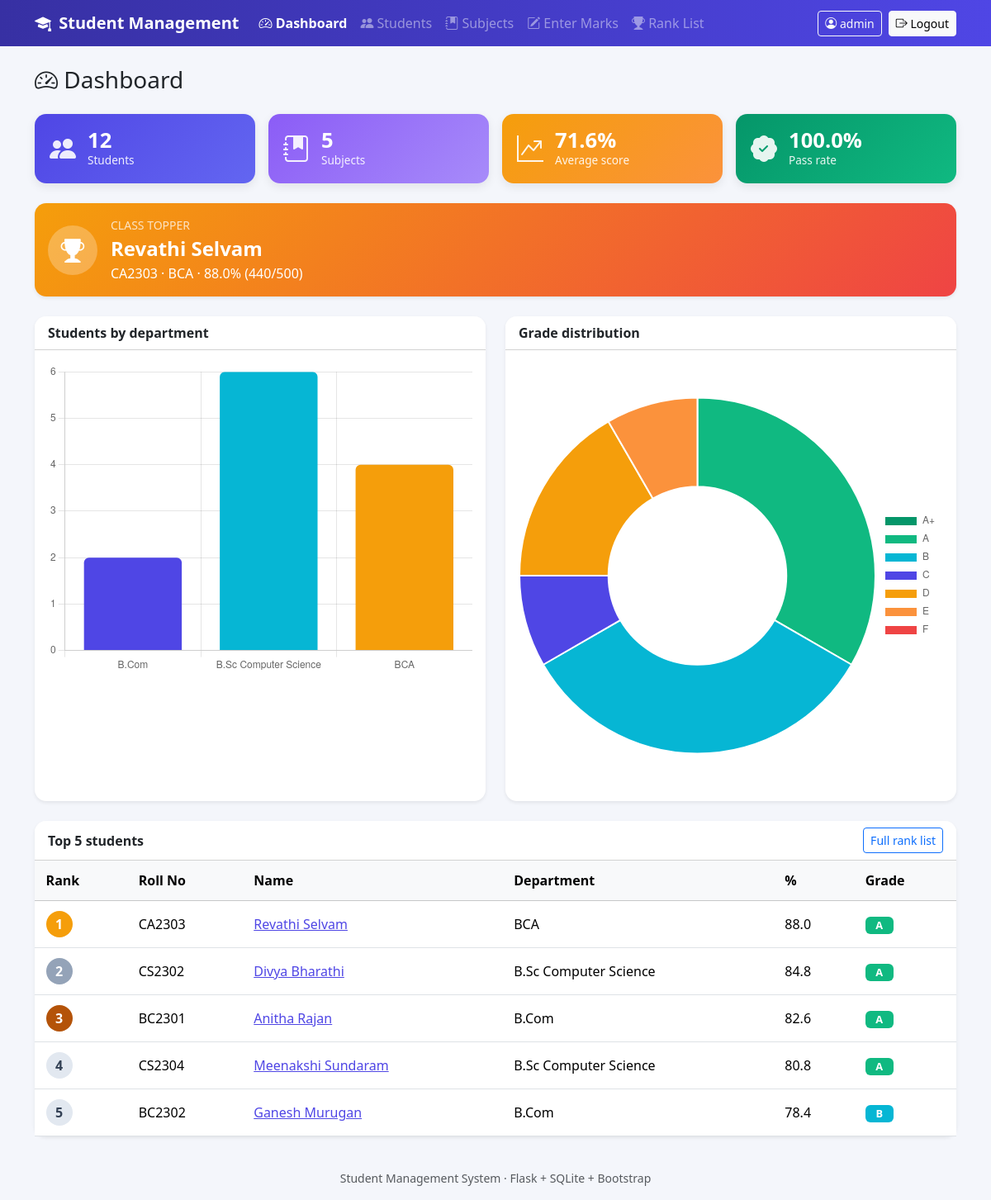
The page / (signed in) on the database its author committed.
### tables this page shows
CREATE TABLE students (
    id         INTEGER PRIMARY KEY AUTOINCREMENT,
    roll_no    TEXT    NOT NULL UNIQUE,
    name       TEXT    NOT NULL,
    department TEXT    NOT NULL,
    year       INTEGER NOT NULL CHECK (year BETWEEN 1 AND 5),
    email      TEXT,
    phone      TEXT,
    created_at TEXT    NOT NULL DEFAULT CURRENT_TIMESTAMP
);

### app.py (the view)
@app.route("/")
@login_required
def dashboard():
    db = get_db()
    results = build_results(db)
    total_students = db.execute("SELECT COUNT(*) FROM students").fetchone()[0]
    total_subjects = db.execute("SELECT COUNT(*) FROM subjects").fetchone()[0]
    passed = sum(1 for r in results if r["result"] == "Pass")
    average = (round(sum(r["percentage"] for r in results) / len(results), 1)
               if results else 0)
    pass_rate = round(passed * 100 / len(results), 1) if results else 0
    dept_rows = db.execute(
        "SELECT department, COUNT(*) AS c FROM students "
        "GROUP BY department ORDER BY department").fetchall()
    grade_counts = {grade: 0 for grade in GRADES}
    for r in results:
        grade_counts[r["grade"]] += 1
    return render_template(
        "dashboard.html", total_students=total_students,
        total_subjects=total_subjects, average=average, pass_rate=pass_rate,
        topper=results[0] if results else None, top5=results[:5],
        dept_labels=[r["department"] for r in dept_rows],
        dept_values=[r["c"] for r in dept_rows],
        grade_labels=GRADES, grade_values=[grade_counts[x] for x in GRADES])

### app.py (called while the page is built)
def get_db():
    if "db" not in g:
        g.db = sqlite3.connect(DATABASE)
        g.db.row_factory = sqlite3.Row
        g.db.execute("PRAGMA foreign_keys = ON")
    return g.db

def login_required(view):
    @wraps(view)
    def wrapped(*args, **kwargs):
        if "user_id" not in session:
            return redirect(url_for("login"))
        return view(*args, **kwargs)
    return wrapped

def csrf_token():
    if "_csrf" not in session:
        session["_csrf"] = secrets.token_hex(16)
    return session["_csrf"]

@app.before_request
def csrf_protect():
    if request.method == "POST":
        token = session.get("_csrf")
        if not token or not secrets.compare_digest(
                token, request.form.get("_csrf", "")):
            abort(400, "Your session expired. Please go back and try again.")

def grade_for(percentage, passed=True):
    if not passed:
        return "F"
    for limit, grade in ((90, "A+"), (80, "A"), (70, "B"), (60, "C"),
                         (50, "D")):
        if percentage >= limit:
            return grade
    return "E"

### templates/dashboard.html (shortened to what this page needs)
{% extends "base.html" %}
{% block content %}
<h3 class="mb-4"><i class="bi bi-speedometer2"></i> Dashboard</h3>
<div class="row g-3 mb-4">
  <div class="col-6 col-lg-3">
    <div class="stat-card stat-blue">
      <i class="bi bi-people-fill"></i>
      <div><div class="stat-value">{{ total_students }}</div><div class="stat-label">Students</div></div>
    </div>
  </div>
  <div class="col-6 col-lg-3">
    <div class="stat-card stat-purple">
      <i class="bi bi-journal-bookmark-fill"></i>
      <div><div class="stat-value">{{ total_subjects }}</div><div class="stat-label">Subjects</div></div>
    </div>
  </div>
  <div class="col-6 col-lg-3">
    <div class="stat-card stat-orange">
      <i class="bi bi-graph-up-arrow"></i>
      <div><div class="stat-value">{{ average }}%</div><div class="stat-label">Average score</div></div>
    </div>
  </div>
  <div class="col-6 col-lg-3">
    <div class="stat-card stat-green">
      <i class="bi bi-patch-check-fill"></i>
      <div><div class="stat-value">{{ pass_rate }}%</div><div class="stat-label">Pass rate</div></div>
    </div>
  </div>
</div>
{% if topper %}
<div class="card topper-card mb-4 border-0 shadow-sm">
  <div class="card-body d-flex align-items-center gap-3">
    <div class="topper-icon"><i class="bi bi-trophy-fill"></i></div>
    <div>
      <div class="text-uppercase small opacity-75">Class topper</div>
      <div class="fs-4 fw-bold">{{ topper.name }}</div>
      <div>{{ topper.roll_no }} &middot; {{ topper.department }} &middot; {{ topper.percentage }}% ({{ topper.total }}/{{ topper.max_total }})</div>
    </div>
  </div>
</div>
{% endif %}
<div class="row g-4 mb-4">
  <div class="col-lg-6">
    <div class="card shadow-sm h-100">
      <div class="card-header bg-white fw-semibold">Students by department</div>
      <div class="card-body">
        {% if dept_labels %}<canvas id="deptChart" height="220"></canvas>
        {% else %}<p class="text-muted mb-0">No students yet.</p>{% endif %}
      </div>
    </div>
  </div>
  <div class="col-lg-6">
    <div class="card shadow-sm h-100">
      <div class="card-header bg-white fw-semibold">Grade distribution</div>
      <div class="card-body">
        {% if topper %}<canvas id="gradeChart" height="220"></canvas>
        {% else %}<p class="text-muted mb-0">Enter some marks to see grades.</p>{% endif %}
      </div>
    </div>
  </div>
</div>
<div class="card shadow-sm">
  <div class="card-header bg-white d-flex justify-content-between align-items-center">
    <span class="fw-semibold">Top 5 students</span>
    <a href="{{ url_for('ranklist') }}" class="btn btn-sm btn-outline-primary">Full rank list</a>
  </div>
  <div class="table-responsive">
    <table class="table table-hover align-middle mb-0">
      <thead class="table-light"><tr><th>Rank</th><th>Roll No</th><th>Name</th><th>Department</th><th>%</th><th>Grade</th></tr></thead>
      <tbody>
      {% for r in top5 %}
        <tr>
          <td><span class="rank-badge rank-{{ r.rank if r.rank <= 3 else 'n' }}">{{ r.rank }}</span></td>
          <td>{{ r.roll_no }}</td>
          <td><a href="{{ url_for('student_detail', student_id=r.id) }}">{{ r.name }}</a></td>
          <td>{{ r.department }}</td>
          <td>{{ r.percentage }}</td>
          <td><span class="badge grade-{{ r.grade|replace('+', 'p') }}">{{ r.grade }}</span></td>
        </tr>
      {% else %}
        <tr><td colspan="6" class="text-center text-muted py-4">No marks entered yet.</td></tr>
      {% endfor %}
      </tbody>
    </table>
  </div>
</div>
{% endblock %}
{% block scripts %}
<script>
  const palette = ['#4f46e5', '#06b6d4', '#f59e0b', '#10b981', '#ef4444', '#8b5cf6', '#ec4899'];
  const deptEl = document.getElementById('deptChart');
  if (deptEl) {
    new Chart(deptEl, {
      type: 'bar',
      data: {
        labels: {{ dept_labels|tojson }},
        datasets: [{ label: 'Students', data: {{ dept_values|tojson }}, backgroundColor: palette, borderRadius: 6 }]
      },
      options: { plugins: { legend: { display: false } }, scales: { y: { beginAtZero: true, ticks: { precision: 0 } } } }
    });
  }
  const gradeEl = document.getElementById('gradeChart');
  if (gradeEl) {
    new Chart(gradeEl, {
      type: 'doughnut',
      data: {
        labels: {{ grade_labels|tojson }},
        datasets: [{ data: {{ grade_values|tojson }}, backgroundColor: ['#059669', '#10b981', '#06b6d4', '#4f46e5', '#f59e0b', '#fb923c', '#ef4444'] }]
      },
      options: { plugins: { legend: { position: 'right' } } }
    });
  }
</script>
{% endblock %}

### templates/base.html (shortened to what this page needs)
<!doctype html>
<html lang="en">
<head>
  <link href="https://cdn.jsdelivr.net/npm/bootstrap@5.3.3/dist/css/bootstrap.min.css" rel="stylesheet">
  <link href="https://cdn.jsdelivr.net/npm/bootstrap-icons@1.11.3/font/bootstrap-icons.min.css" rel="stylesheet">
  <link href="{{ url_for('static', filename='style.css') }}" rel="stylesheet">
</head>
<body>
{% if session.get('user_id') %}
<nav class="navbar navbar-expand-lg navbar-dark app-navbar no-print">
  <div class="container">
    <a class="navbar-brand fw-bold" href="{{ url_for('dashboard') }}">
      <i class="bi bi-mortarboard-fill me-1"></i> Student Management
    </a>
    <div class="collapse navbar-collapse" id="nav">
      <ul class="navbar-nav me-auto">
        <li class="nav-item"><a class="nav-link {{ 'active' if request.endpoint == 'dashboard' }}" href="{{ url_for('dashboard') }}"><i class="bi bi-speedometer2"></i> Dashboard</a></li>
        <li class="nav-item"><a class="nav-link {{ 'active' if request.endpoint in ('students','add_student','edit_student','student_detail') }}" href="{{ url_for('students') }}"><i class="bi bi-people-fill"></i> Students</a></li>
        <li class="nav-item"><a class="nav-link {{ 'active' if request.endpoint == 'subjects' }}" href="{{ url_for('subjects') }}"><i class="bi bi-journal-bookmark-fill"></i> Subjects</a></li>
        <li class="nav-item"><a class="nav-link {{ 'active' if request.endpoint == 'add_marks' }}" href="{{ url_for('add_marks') }}"><i class="bi bi-pencil-square"></i> Enter Marks</a></li>
        <li class="nav-item"><a class="nav-link {{ 'active' if request.endpoint == 'ranklist' }}" href="{{ url_for('ranklist') }}"><i class="bi bi-trophy-fill"></i> Rank List</a></li>
      </ul>
      <div class="d-flex align-items-center gap-2">
        <a class="btn btn-sm btn-outline-light" href="{{ url_for('account') }}"><i class="bi bi-person-circle"></i> {{ session.get('username') }}</a>
        <form method="post" action="{{ url_for('logout') }}" class="m-0">
          <button class="btn btn-sm btn-light" type="submit"><i class="bi bi-box-arrow-right"></i> Logout</button>
        </form>
      </div>
    </div>
  </div>
</nav>
{% endif %}
<main class="container py-4">
  {% block content %}{% endblock %}
</main>
<footer class="text-center text-muted small py-3 no-print">
  Student Management System &middot; Flask + SQLite + Bootstrap
</footer>
{% block scripts %}{% endblock %}
</body>
</html>

### static/style.css (style rules this page uses)
:root { --brand: #4f46e5; --brand-dark: #3730a3; }
body { background: #f4f6fb; }
.app-navbar { background: linear-gradient(90deg, var(--brand-dark), var(--brand)); }
.app-navbar .nav-link { opacity: .85; }
.app-navbar .nav-link:hover, .app-navbar .nav-link.active { opacity: 1; font-weight: 600; }
a { color: var(--brand); }
.card { border: 0; border-radius: 14px; }
.card-header { border-radius: 14px 14px 0 0 !important; }
.stat-card { display: flex; align-items: center; gap: 14px; padding: 18px; border-radius: 14px; color: #fff; box-shadow: 0 4px 12px rgba(0, 0, 0, .08); }
.stat-card > i { font-size: 2rem; opacity: .9; }
.stat-value { font-size: 1.6rem; font-weight: 700; line-height: 1.1; }
.stat-label { font-size: .85rem; opacity: .9; }
.stat-blue { background: linear-gradient(135deg, #4f46e5, #6366f1); }
.stat-purple { background: linear-gradient(135deg, #8b5cf6, #a78bfa); }
.stat-orange { background: linear-gradient(135deg, #f59e0b, #fb923c); }
.stat-green { background: linear-gradient(135deg, #059669, #10b981); }
.topper-card { background: linear-gradient(135deg, #f59e0b, #ef4444); color: #fff; }
.topper-icon { width: 60px; height: 60px; border-radius: 50%; display: flex; align-items: center; justify-content: center; background: rgba(255, 255, 255, .25); font-size: 1.8rem; }
.rank-badge { display: inline-flex; align-items: center; justify-content: center; min-width: 32px; height: 32px; border-radius: 50%; font-weight: 700; color: #fff; }
.rank-1 { background: #f59e0b; }
.rank-2 { background: #94a3b8; }
.rank-3 { background: #b45309; }
.rank-n { background: #e2e8f0; color: #334155; }
.badge[class*="grade-"] { color: #fff; font-size: .8rem; min-width: 34px; }
.grade-A { background: #10b981; }
.grade-B { background: #06b6d4; }
.table > :not(caption) > * > * { padding: .75rem .85rem; }

### rows shown on the page
students: name "Revathi Selvam", roll_no "CA2303", department "BCA", rank "1", percentage "88.0", grade "A"
students: rank "2", roll_no "CS2302", name "Divya Bharathi", department "B.Sc Computer Science", percentage "84.8", grade "A"
students: rank "3", roll_no "BC2301", name "Anitha Rajan", department "B.Com", percentage "82.6", grade "A"
students: rank "4", roll_no "CS2304", name "Meenakshi Sundaram", department "B.Sc Computer Science", percentage "80.8", grade "A"
students: rank "5", roll_no "BC2302", name "Ganesh Murugan", department "B.Com", percentage "78.4", grade "B"

### other values the page prints
{{ session.get('username') }} "admin"
{{ total_students }} "12"
{{ total_subjects }} "5"
{{ average }} "71.6"
{{ pass_rate }} "100.0"
{{ topper.percentage }} "88.0"
{{ topper.total }} "440"
{{ topper.max_total }} "500"
chart data {{ dept_labels|tojson }} ["B.Com", "B.Sc Computer Science", "BCA"]
chart data {{ dept_values|tojson }} [2, 6, 4]
chart data {{ grade_values|tojson }} [0, 4, 4, 1, 2, 1, 0]
